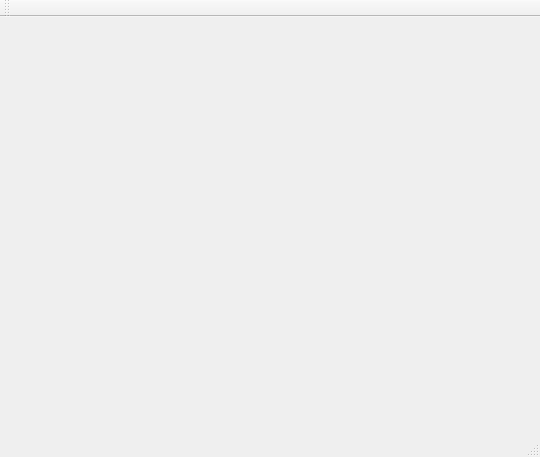
<?xml version="1.0" encoding="UTF-8"?>
<ui version="4.0">
 <class>MainWindow</class>
 <widget class="QMainWindow" name="MainWindow">
  <property name="geometry">
   <rect>
    <x>0</x>
    <y>0</y>
    <width>540</width>
    <height>457</height>
   </rect>
  </property>
  <property name="windowTitle">
   <string>MainWindow</string>
  </property>
  <widget class="QWidget" name="centralWidget">
   <widget class="QWidget" name="verticalLayoutWidget">
    <property name="geometry">
     <rect>
      <x>9</x>
      <y>9</y>
      <width>141</width>
      <height>131</height>
     </rect>
    </property>
    <layout class="QVBoxLayout" name="verticalLayout">
     <property name="sizeConstraint">
      <enum>QLayout::SetMaximumSize</enum>
     </property>
    </layout>
   </widget>
  </widget>
  <widget class="QMenuBar" name="menuBar">
   <property name="geometry">
    <rect>
     <x>0</x>
     <y>0</y>
     <width>540</width>
     <height>21</height>
    </rect>
   </property>
  </widget>
  <widget class="QToolBar" name="mainToolBar">
   <attribute name="toolBarArea">
    <enum>TopToolBarArea</enum>
   </attribute>
   <attribute name="toolBarBreak">
    <bool>false</bool>
   </attribute>
  </widget>
  <widget class="QStatusBar" name="statusBar"/>
 </widget>
 <layoutdefault spacing="6" margin="11"/>
 <resources/>
 <connections/>
</ui>
